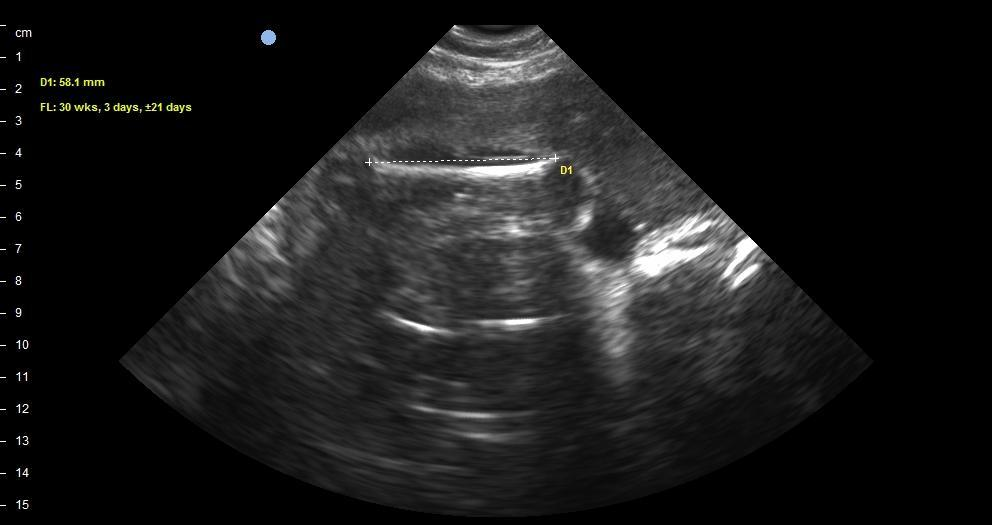
%> input picture crop4.jpg, 992 x 525 px
$ octave EHAS_LF1.m   (GNU Octave 9; MATLAB toolbox functions it lacks are replaced by stand-ins)
%> lines starting %> are read from the running program, lines starting %| are printed output that depends on the picture; in (x1, y1, x2, y2) boxes, pixels count from 0 and x2, y2 are one past the last pixel; in counts of white or black regions, pixels touching at a corner belong together; the program's own positions count from 1
%% Segmentación de fémur en imagen de US %%
% Introducir el nombre de la imagen original.
im_o = imread('crop4.jpg');
%> im_o is the input picture: size 525x992x3 uint8; mean R, G, B 25, 25, 24.9
im = histeq(im_o(:,:,2));

se = strel('square', 10);
Io = imopen(im, se);
% figure
% imshow(Io), title('Opening (Io)')

Ie = imerode(im, se);
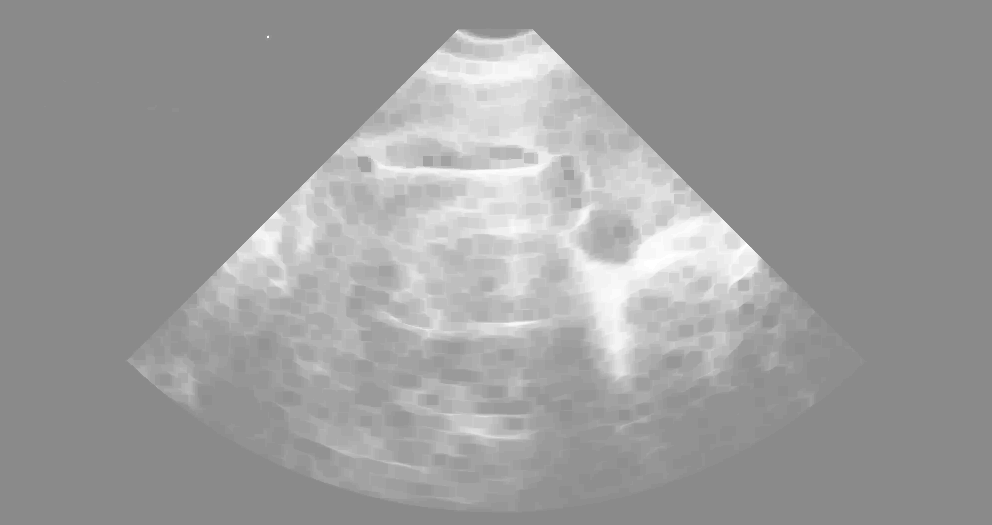
%> Ie: size 525x992 uint8; min 138, max 255, mean 156
Iobr = imreconstruct(Ie, im);
% figure
% imshow(Iobr), title('Opening-by-reconstruction (Iobr)')

Ioc = imclose(Io, se);
% figure
% imshow(Ioc), title('Opening-closing (Ioc)')

Iobrd = imdilate(Iobr, se);
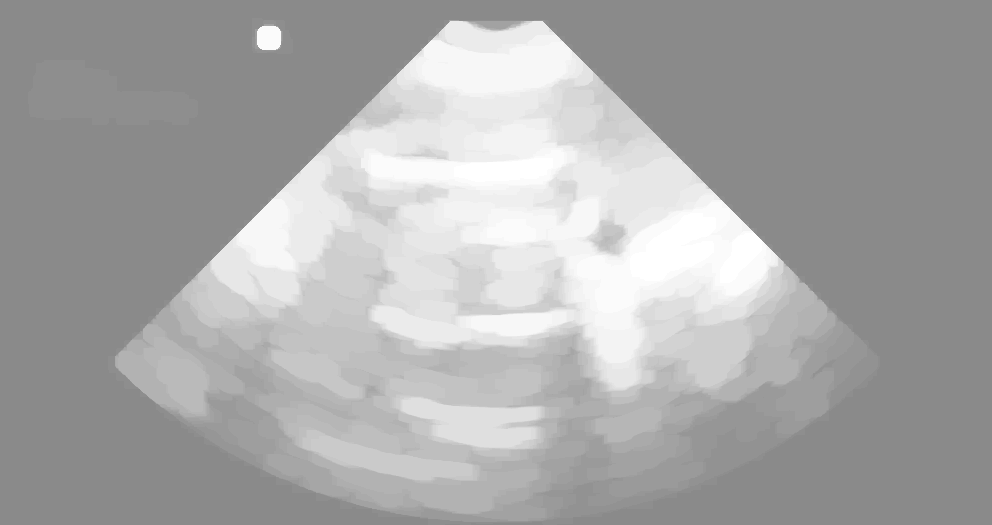
%> Iobrd: size 525x992 uint8; min 138, max 255, mean 168.8
Iobrcbr = imreconstruct(imcomplement(Iobrd), imcomplement(Iobr));
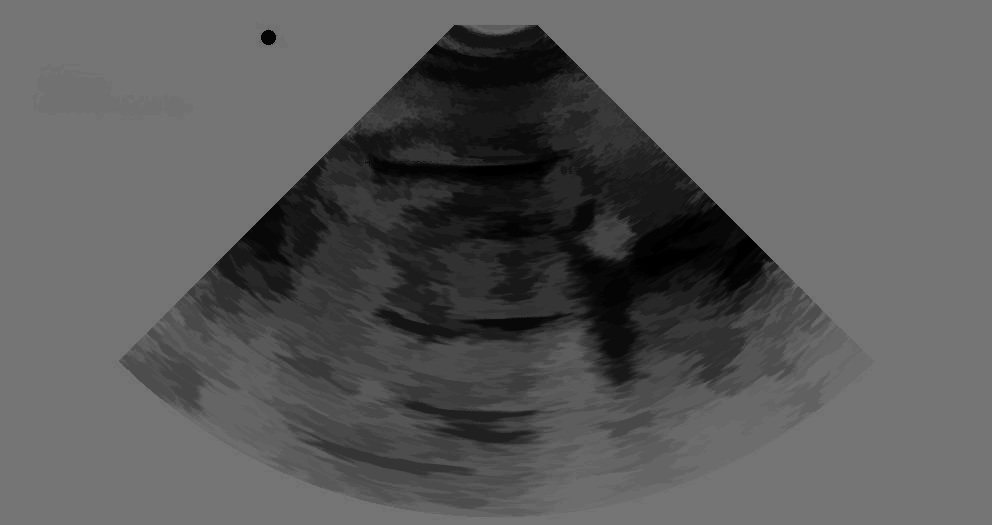
%> Iobrcbr: size 525x992 uint8; min 0, max 117, mean 90.9
Iobrcbr = imcomplement(Iobrcbr);
% figure
% imshow(Iobrcbr), title('Opening-closing by reconstruction (Iobrcbr)')

fgm = imregionalmax(Iobrcbr);
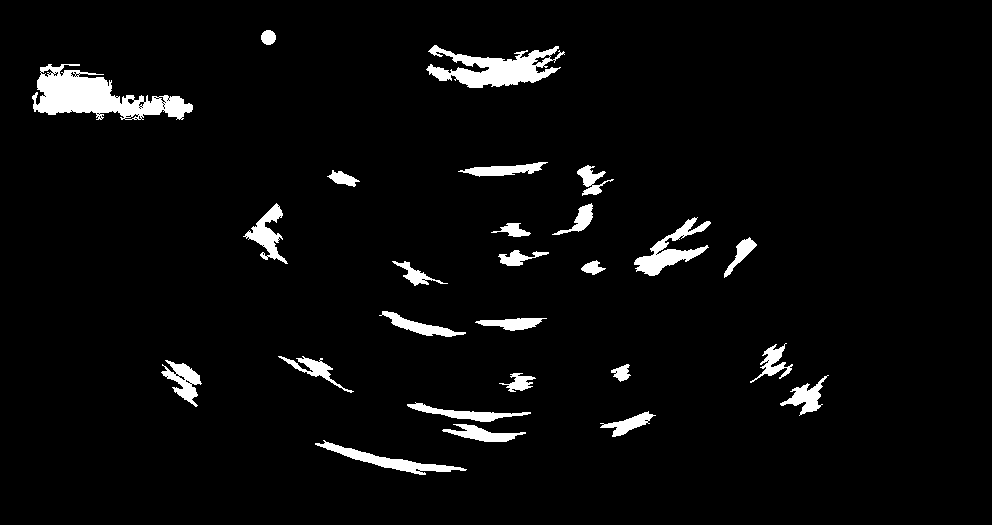
%> fgm: size 525x992 logical; 4% white; 26 white regions, largest, box (x1, y1, x2, y2) and area: (32, 64, 193, 120) 4390, (426, 45, 565, 88) 2943, (634, 217, 711, 276) 1486
fgm = imfill(fgm,'holes');
%> fgm: size 525x992 logical; 4.1% white; 26 white regions
% figure
% imshow(fgm), title('Regional maxima of opening-closing by reconstruction (fgm)')

L = bwlabel(fgm);
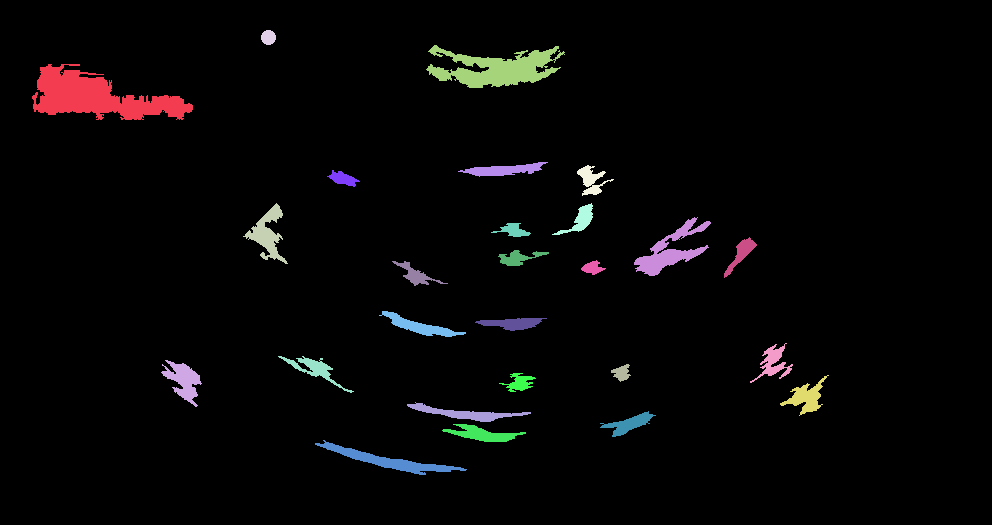
%> L: size 525x992 double; 27 distinct labels, from 0 to 26; one colour per label, 0 black
prop = regionprops(L,{'Area','BoundingBox'});
%> prop = 26 regions; largest, box (x1, y1, x2, y2) and Area: (32, 64, 193, 120) 4568, (426, 45, 565, 88) 2999, (634, 217, 711, 276) 1488, (315, 440, 467, 475) 1224, (243, 203, 288, 264) 964

area = zeros(1,length(prop));
for i = 1:length(prop)
    area(i) = prop(i).Area;
end
%> this loop made 26 passes
%> after the loop, area = 26 values, max 4568 at index 1, min 177 at index 4, mean 820.5

% % Los niveles LB (por abajo) y UB (por arriba) se deben cambiar en
% % función de la imagen, ya que los valores que valen para una, pueden no
% % ser los adecuados para otra imagen distinta. Con esto, eliminamos las
% % regiones no deseadas de la imagen binaria previa para quedarnos solo con
% % la región de interés.

LB = 1800;
UB = max(area);
%> UB = 4568
im_seg = xor(bwareaopen(fgm,LB),  bwareaopen(fgm,UB));
%> im_seg: size 525x992 logical; 0.58% white; 1 white region, box (x1, y1, x2, y2) and area: (426, 45, 565, 88) 2999
figure
imshow(im_seg), title('Segmented image')

% Calculamos el borde de la imagen segmentada, y la distancia entre los
% puntos extremos del fémur.
borde = bwperim(im_seg);
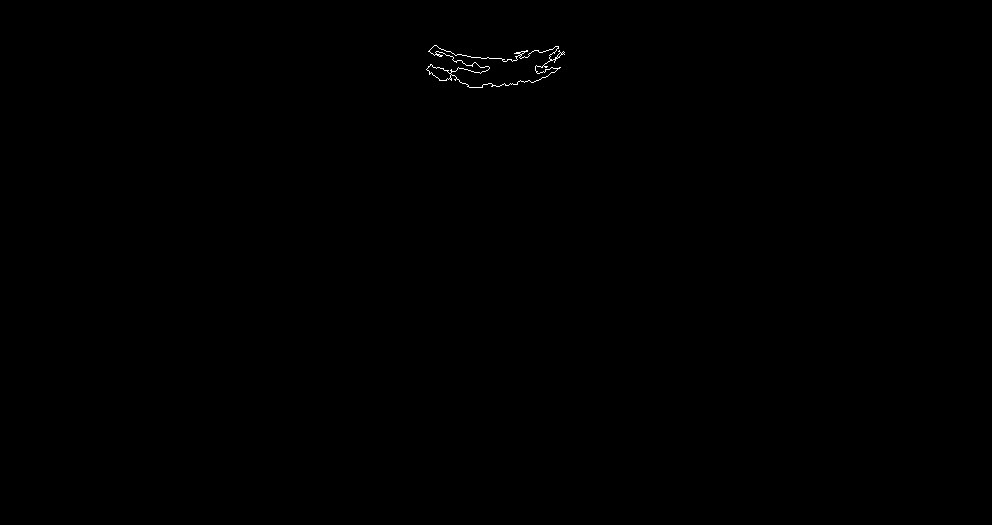
%> borde: size 525x992 logical; 0.11% white in thin lines or dots, all inside (x1, y1, x2, y2) = (426, 45, 565, 88)
[x,y] = find(borde);
%> x = 595 values from 46 to 88; y = 595 values from 427 to 565
figure
imshow(im_o+uint8(borde)*255), title('Original image with segmentation edge')
%> after `imshow(im_o+uint8(borde)*255)`:
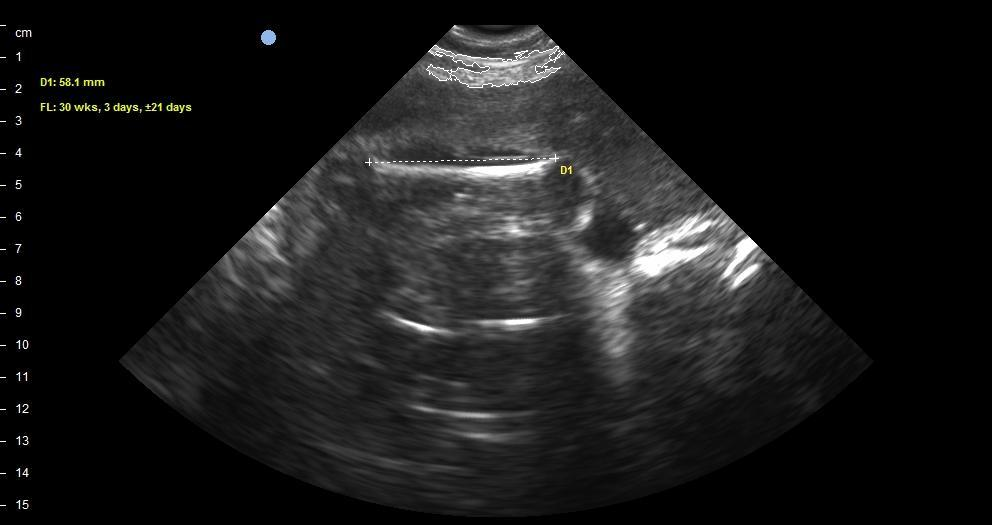
%> displayed picture: size 525x992x3, on the screen's scale of 0 to 255; mean R, G, B 25.1, 25.2, 25.1

% La distancia se calcula basandose en la suposición de que el fémur está
% perfectamente segementado y que los puntos (min(x), min(y)) y
% (max(x),max(y)) corresponden de forma aproximada con los puntos extremos
% del fémur. Aproximadamente, 31.875 píxeles corresponden a 1 cm en las imágenes.
d = ((sqrt((max(x)-min(x))^2+(max(y)-min(y))^2))*10)/31.875530110263;
%> d = 45.25
fprintf('Longitud: %3.1f mm \n',d);
%| Longitud: 45.3 mm

$ run again, with crop1.jpg copied over crop4.jpg
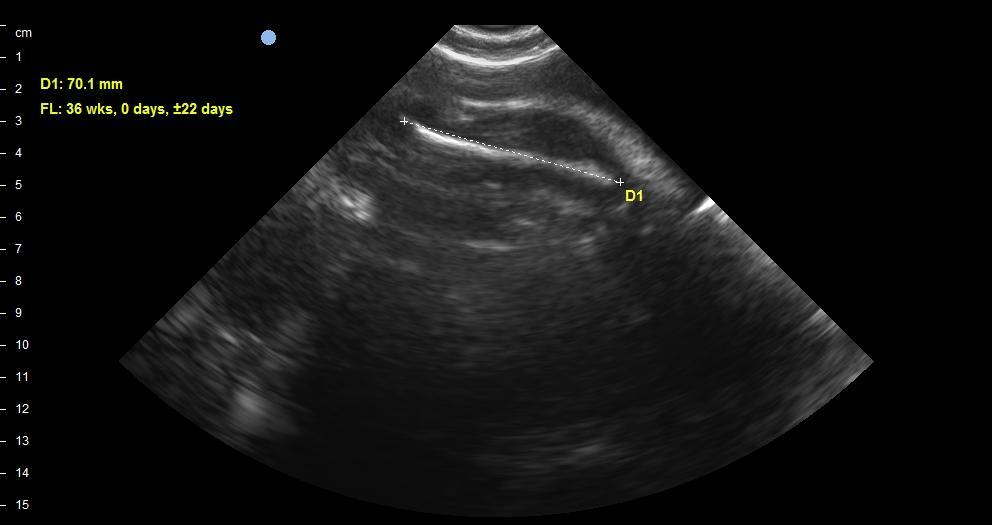
%> input picture crop1.jpg, 992 x 525 px
%> im_o is the input picture: size 525x992x3 uint8; mean R, G, B 18.2, 18.2, 18
%> `L = bwlabel(fgm);`:
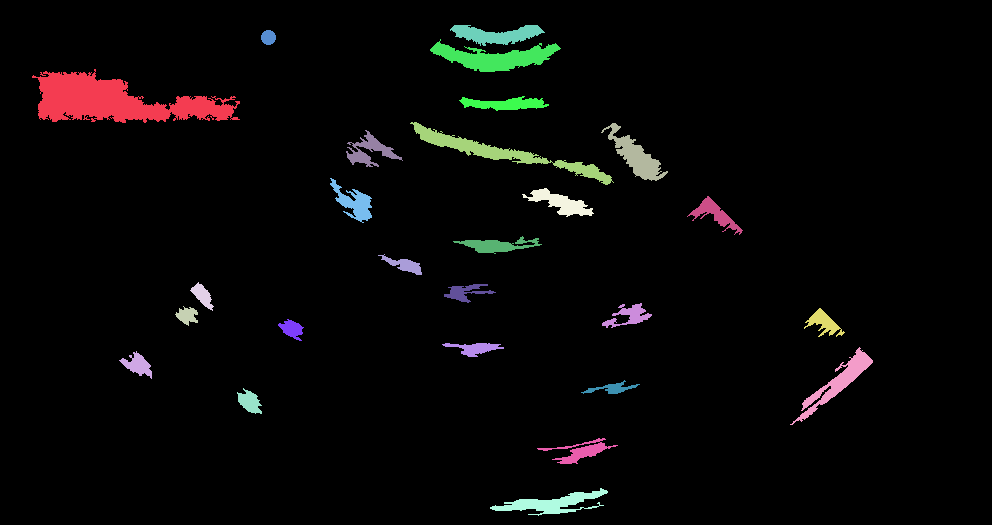
%> L: size 525x992 double; 27 distinct labels, from 0 to 26; one colour per label, 0 black
%> prop = 26 regions; largest, box (x1, y1, x2, y2) and Area: (32, 69, 240, 123) 5827, (410, 122, 614, 185) 2152, (430, 39, 561, 72) 1978, (790, 347, 873, 425) 1317, (601, 123, 668, 181) 1250
%> the loop `for i = 1:length(prop)` made 26 passes
%> after the loop `for i = 1:length(prop)`: area = 26 values, max 5827 at index 1, min 177 at index 6, mean 931.6
%> UB = 5827
%> im_seg: size 525x992 logical; 0.79% white; 2 white regions, box (x1, y1, x2, y2) and area: (410, 122, 614, 185) 2152, (430, 39, 561, 72) 1978
%> borde: size 525x992 logical; 0.16% white in thin lines or dots, all inside (x1, y1, x2, y2) = (410, 39, 614, 185)
%> x = 837 values from 40 to 185; y = 837 values from 411 to 614
%> `imshow(im_o+uint8(borde)*255)`:
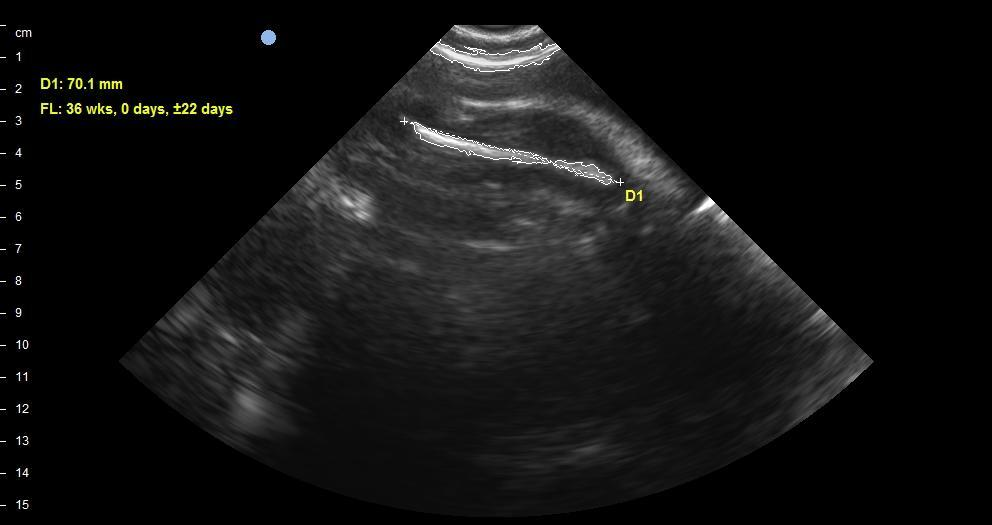
%> displayed picture: size 525x992x3, on the screen's scale of 0 to 255; mean R, G, B 18.4, 18.5, 18.2
%> d = 78.26
%| Longitud: 78.3 mm

$ run again, with crop3.jpg copied over crop4.jpg
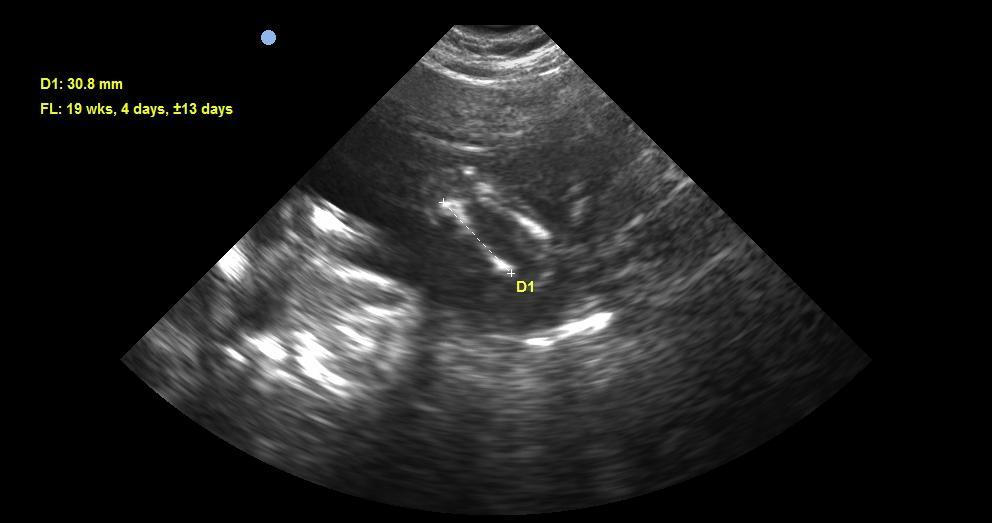
%> input picture crop3.jpg, 992 x 523 px
%> im_o is the input picture: size 523x992x3 uint8; mean R, G, B 30.4, 30.4, 30.2
%> `L = bwlabel(fgm);`:
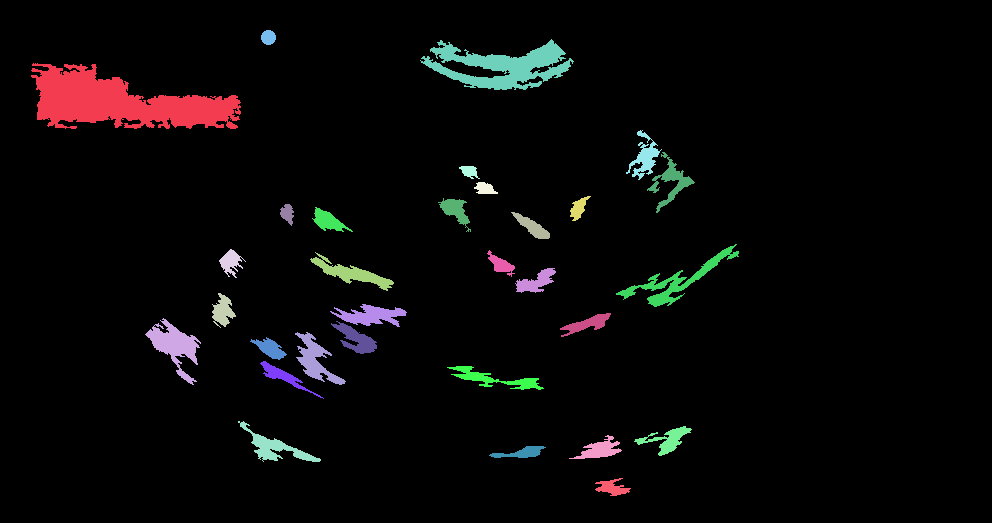
%> L: size 523x992 double; 32 distinct labels, from 0 to 31; one colour per label, 0 black
%> prop = 31 regions; largest, box (x1, y1, x2, y2) and Area: (31, 63, 241, 129) 7760, (420, 39, 574, 90) 3610, (616, 244, 739, 307) 1377, (145, 318, 201, 385) 1370, (295, 332, 346, 385) 981
%> the loop `for i = 1:length(prop)` made 31 passes
%> after the loop `for i = 1:length(prop)`: area = 31 values, max 7760 at index 1, min 164 at index 18, mean 888.5
%> UB = 7760
%> im_seg: size 523x992 logical; 0.7% white; 1 white region, box (x1, y1, x2, y2) and area: (420, 39, 574, 90) 3610
%> borde: size 523x992 logical; 0.15% white in thin lines or dots, all inside (x1, y1, x2, y2) = (420, 39, 574, 90)
%> x = 768 values from 40 to 90; y = 768 values from 421 to 574
%> `imshow(im_o+uint8(borde)*255)`:
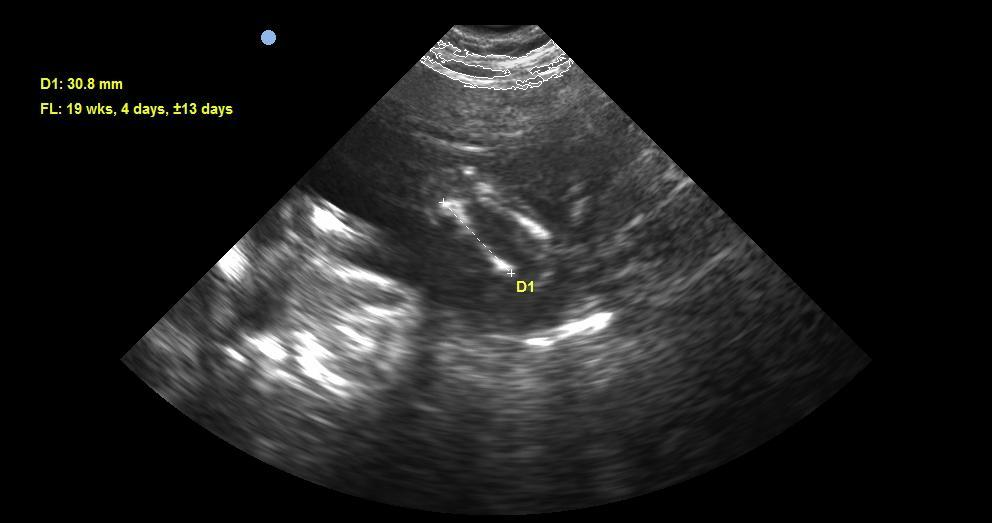
%> displayed picture: size 523x992x3, on the screen's scale of 0 to 255; mean R, G, B 30.6, 30.6, 30.4
%> d = 50.5
%| Longitud: 50.5 mm
